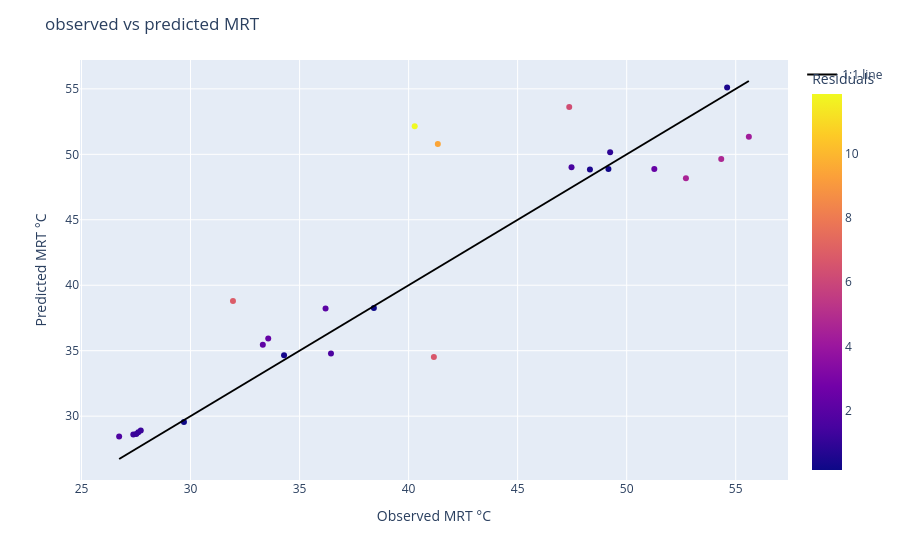

Notebook cell for this chart:
### Code cell
# plot

# Scatter
fig = px.scatter(
    points_proj,
    x=points_proj['MRT'],
    y=points_proj['MRT_predicted'],
    color=abs(points_proj['residuals']),
    hover_data=["tg_corr", "TA","wind_mean", "Instrument", "condition", "residuals", "WIND M/S", "context"],
)

# 1:1 line
m = min(obs.min(), pred.min())
M = max(obs.max(), pred.max())

fig.add_scatter(
    x=[m, M],
    y=[m, M],
    mode="lines",
    line=dict(color="black", width=2), 
    name="1:1 line"
)

fig.update_layout(
    xaxis_title="Observed MRT °C",
    yaxis_title="Predicted MRT °C",
    title="observed vs predicted MRT", 
    coloraxis_colorbar=dict(title="Residuals")
)


fig.show()

### Figure 1 — Plotly figure (JSON) as saved in the notebook; plotly's stock layout.template omitted (floating-point values rounded to 4 significant figures; data arrays with more than 128 entries replaced by an {"elided": "..."} marker saying what was removed)
{"data": [{"customdata": {"elided": "26x8 mixed values"}, "hovertemplate": "MRT=%{x}<br>MRT_predicted=%{y}<br>tg_corr=%{customdata[0]}<br>TA=%{customdata[1]}<br>wind_mean=%{customdata[2]}<br>Instrument=%{customdata[3]}<br>condition=%{customdata[4]}<br>residuals=%{customdata[5]}<br>WIND M/S=%{customdata[6]}<br>context=%{customdata[7]}<br>color=%{marker.color}<extra></extra>", "legendgroup": "", "marker": {"color": [1.657, 0.359, 4.69, 2.381, 11.87, 9.456, 0.152, 6.256, 0.517, 6.638, 0.4911, 0.2749, 2.041, 1.54, 4.26, 6.845, 0.1451, 2.14, 1.186, 0.914, 1.216, 1.173, 2.364, 1.132, 1.714, 4.547], "coloraxis": "coloraxis", "symbol": "circle"}, "mode": "markers", "name": "", "orientation": "v", "showlegend": false, "type": "scatter", "x": [36.44, 34.29, 54.33, 51.27, 40.28, 41.34, 38.41, 47.36, 48.32, 41.16, 54.61, 49.16, 36.19, 47.47, 55.6, 31.95, 29.7, 33.31, 27.72, 49.24, 27.38, 27.6, 33.56, 27.51, 26.73, 52.72], "xaxis": "x", "y": [34.78, 34.65, 49.65, 48.89, 52.14, 50.8, 38.25, 53.62, 48.83, 34.52, 55.1, 48.89, 38.23, 49.01, 51.34, 38.79, 29.55, 35.45, 28.9, 50.15, 28.59, 28.78, 35.93, 28.64, 28.44, 48.17], "yaxis": "y"}, {"line": {"color": "black", "width": 2}, "mode": "lines", "name": "1:1 line", "type": "scatter", "x": [26.73, 55.6], "y": [26.73, 55.6]}], "layout": {"coloraxis": {"colorbar": {"title": {"text": "Residuals"}}, "colorscale": [[0, "#0d0887"], [0.1111, "#46039f"], [0.2222, "#7201a8"], [0.3333, "#9c179e"], [0.4444, "#bd3786"], [0.5556, "#d8576b"], [0.6667, "#ed7953"], [0.7778, "#fb9f3a"], [0.8889, "#fdca26"], [1, "#f0f921"]]}, "legend": {"tracegroupgap": 0}, "margin": {"t": 60}, "title": {"text": "observed vs predicted MRT"}, "xaxis": {"anchor": "y", "domain": [0, 1], "title": {"text": "Observed MRT °C"}}, "yaxis": {"anchor": "x", "domain": [0, 1], "title": {"text": "Predicted MRT °C"}}}}
